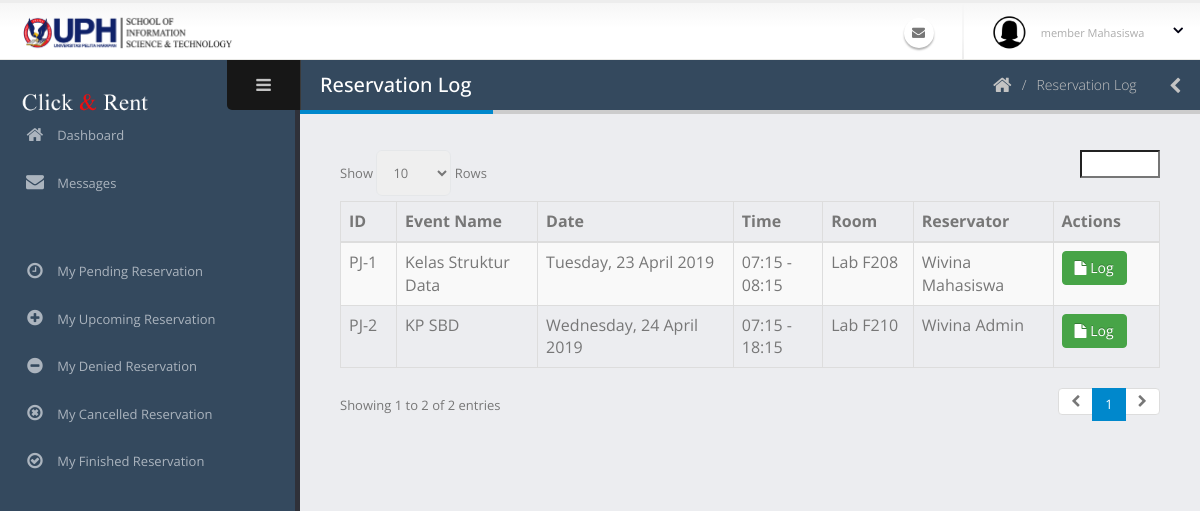
Before: /admin/logPeminjaman.php with the older database file.
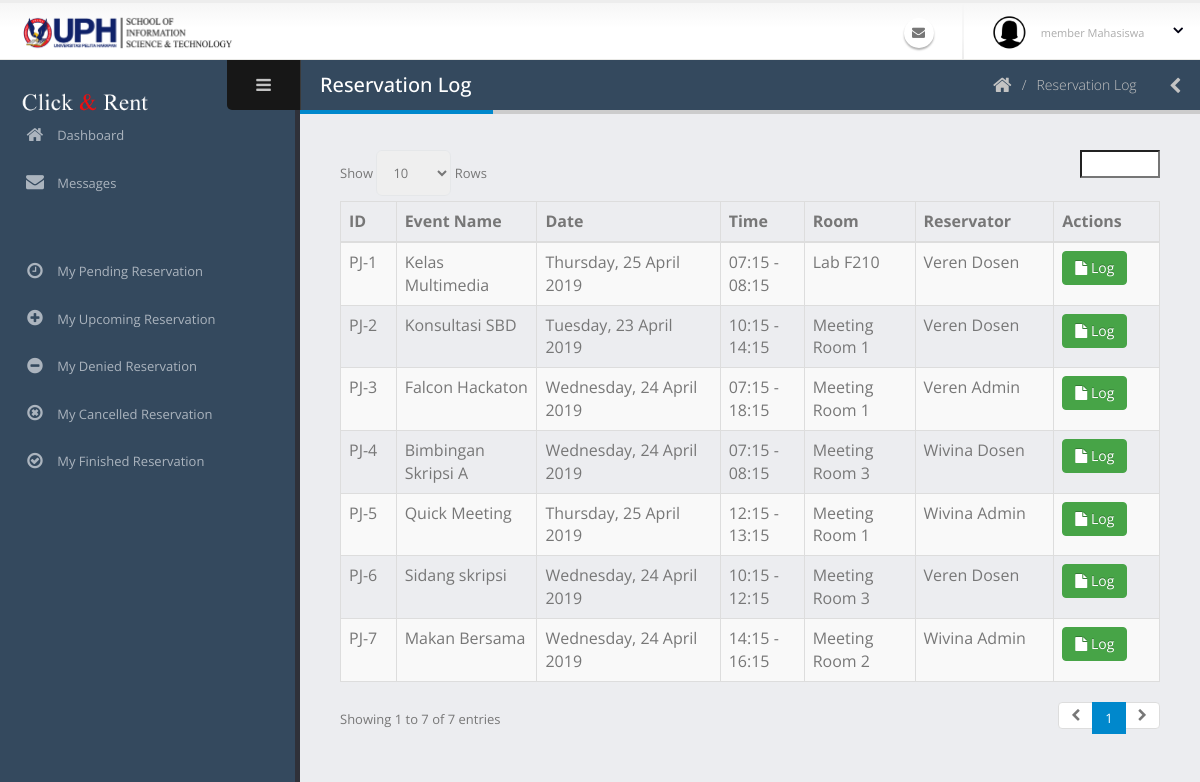
After: the same page with the newer database file.
### tables this page shows
CREATE TABLE `peminjaman` (
  `id_peminjaman` varchar(40) NOT NULL COMMENT 'PJ-0',
  `tanggal_peminjaman` date NOT NULL,
  `id_ruangan` varchar(40) NOT NULL,
  `waktu_mulai` time NOT NULL,
  `waktu_selesai` time NOT NULL,
  `id_pengguna` varchar(40) NOT NULL,
  `acara` varchar(70) NOT NULL,
  `jumlah_peserta` int(11) NOT NULL,
  `id_kategoriAcara` int(11) NOT NULL,
  `deskripsi_acara` text NOT NULL,
  `status_peminjaman` int(11) NOT NULL COMMENT '0:TUNGGU APPROVE, 1:APPROVED, 3:SELESAI, 4:TIDAK APPROVE 5:DIBATALKAN 6:TIMEOUT',
  `user_add` varchar(40) NOT NULL,
  `waktu_add` datetime NOT NULL,
  `user_edit` varchar(40) NOT NULL,
  `waktu_edit` datetime NOT NULL,
  `user_delete` varchar(40) NOT NULL,
  `waktu_delete` datetime NOT NULL,
  `status_delete` int(11) NOT NULL
);

CREATE TABLE `ruangan` (
  `id_ruangan` varchar(40) NOT NULL COMMENT 'R-0',
  `nama_ruangan` varchar(60) NOT NULL,
  `jenis_ruangan` int(11) NOT NULL COMMENT '1:LABORATORY, 2: MEETING ROOM',
  `gedung_lantai` varchar(20) NOT NULL,
  `kapasitas` int(11) NOT NULL,
  `deskripsi` text NOT NULL,
  `user_add` varchar(40) NOT NULL,
  `waktu_add` datetime NOT NULL,
  `user_edit` varchar(40) NOT NULL,
  `waktu_edit` datetime NOT NULL,
  `user_delete` varchar(40) NOT NULL,
  `waktu_delete` datetime NOT NULL,
  `status_delete` int(11) NOT NULL
);

CREATE TABLE `pengguna` (
  `id_pengguna` varchar(40) NOT NULL COMMENT 'USER-0',
  `email` varchar(50) NOT NULL,
  `kata_sandi` text NOT NULL,
  `nama_lengkap` varchar(60) NOT NULL,
  `jenis_kelamin` char(1) NOT NULL,
  `tanggal_lahir` date NOT NULL,
  `alamat` text NOT NULL,
  `no_hp` varchar(20) NOT NULL,
  `tanggal_masuk` date NOT NULL,
  `status_pengguna` int(11) NOT NULL COMMENT '1: SUPER ADMIN, 2: ADMIN, 3: MEMBER DOSEN, 4:MEMBER MAHASISWA',
  `status_daftar` int(11) NOT NULL COMMENT '0 =TIDAK AKTIF, 1=MENUNGGU APPROVE, 2=AKTIF, 3=DITOLAK',
  `user_add` varchar(40) NOT NULL,
  `waktu_add` datetime NOT NULL,
  `user_edit` varchar(40) NOT NULL,
  `waktu_edit` datetime NOT NULL,
  `user_delete` varchar(40) NOT NULL,
  `waktu_delete` datetime NOT NULL,
  `status_delete` int(11) NOT NULL
);

### admin/logPeminjaman.php (the view, shortened to what this page needs)
<?php include('../koneksi.php'); ?>
<?php include('req/head.php');?>
<?php include('req/header.php');?>
<?php include('req/leftbar.php');?>
	<section role="main" class="content-body">
		<header class="page-header">
			<h2>Reservation Log</h2>
			<div class="right-wrapper pull-right">
				<ol class="breadcrumbs">
					<li>
						<a href="index.php">
							<i class="fa fa-home"></i>
						</a>
					</li>
                    <li><span>Reservation Log</span></li>
				</ol>
				<a class="sidebar-right-toggle" data-open="sidebar-right"><i class="fa fa-chevron-left"></i></a>
			</div>
		</header>
        <div class="table-responsive">
            <table class="table table-bordered table-striped mb-none" id="datatable-default">
                <thead>
                    <tr>
                        <th>ID</th>
                        <th>Event Name</th>
                        <th>Date</th>
                        <th>Time</th>
                        <th>Room</th>
                        <th>Reservator</th>
                        <th>Actions</th>
                    </tr>
                </thead>
                <tbody>
                <?php
                        $query = mysqli_query($koneksi, "SELECT * FROM peminjaman join ruangan join pengguna on ruangan.id_ruangan = peminjaman.id_ruangan AND pengguna.id_pengguna=peminjaman.id_pengguna ORDER BY peminjaman.waktu_edit DESC");
if(mysqli_num_rows($query)==0){
    ?>
    <td colspan="7" style="text-align:center"><br><b>No Data</b></td>
<?php
}else{
                        while($data=mysqli_fetch_array($query)){
                            $time = $data['tanggal_peminjaman'];
                            $times = date("l, d F Y",strtotime($time));
                            $mulai = date("H:i",strtotime($data['waktu_mulai']));
                            $selesai = date("H:i",strtotime($data['waktu_selesai']));
                        ?>
                    <tr>
                        <td><?php echo $data['id_peminjaman'] ?></td>
                        <td><?php echo $data['acara'] ?></td>
                        <td><?php echo $times ?></td>
                        <td><?php echo $mulai . " - " . $selesai ?></td>
                        <td><?php echo $data['nama_ruangan'] ?></td>
                        <td><?php echo $data['nama_lengkap'] ?></td>
                        <td>
                           <a href="lihatLog.php?id=<?php echo $data['id_peminjaman'] ?>" class="btn btn-success"><i class='fa fa-file'></i> Log</a>
                        </td>
                    </tr>
                    <?php }} ?>
                </tbody>
            </table>
        </div>
<?php include('req/endtitle.php');?>
<?php include('req/script.php');?>

Changed rows visible on the page:
changed peminjaman "PJ-1": acara "Kelas Struktur Data" → "Kelas Multimedia"; tanggal_peminjaman "Tuesday, 23 April 2019" → "Thursday, 25 April 2019"; id_ruangan.nama_ruangan "Lab F208" → "Lab F210"; id_pengguna.nama_lengkap "Wivina Mahasiswa" → "Veren Dosen"
changed peminjaman "PJ-2": acara "KP SBD" → "Konsultasi SBD"; tanggal_peminjaman "Wednesday, 24 April 2019" → "Tuesday, 23 April 2019"; waktu_mulai "07:15" → "10:15"; waktu_selesai "18:15" → "14:15"; id_ruangan.nama_ruangan "Lab F210" → "Meeting Room 1"; id_pengguna.nama_lengkap "Wivina Admin" → "Veren Dosen"
added peminjaman: id_peminjaman "PJ-3", acara "Falcon Hackaton", tanggal_peminjaman "Wednesday, 24 April 2019", waktu_mulai "07:15", waktu_selesai "18:15", id_ruangan.nama_ruangan "Meeting Room 1", id_pengguna.nama_lengkap "Veren Admin"
added peminjaman: id_peminjaman "PJ-4", acara "Bimbingan Skripsi A", tanggal_peminjaman "Wednesday, 24 April 2019", waktu_mulai "07:15", waktu_selesai "08:15", id_ruangan.nama_ruangan "Meeting Room 3", id_pengguna.nama_lengkap "Wivina Dosen"
added peminjaman: id_peminjaman "PJ-5", acara "Quick Meeting", tanggal_peminjaman "Thursday, 25 April 2019", waktu_mulai "12:15", waktu_selesai "13:15", id_ruangan.nama_ruangan "Meeting Room 1", id_pengguna.nama_lengkap "Wivina Admin"
added peminjaman: id_peminjaman "PJ-6", acara "Sidang skripsi", tanggal_peminjaman "Wednesday, 24 April 2019", waktu_mulai "10:15", waktu_selesai "12:15", id_ruangan.nama_ruangan "Meeting Room 3", id_pengguna.nama_lengkap "Veren Dosen"
added peminjaman: id_peminjaman "PJ-7", acara "Makan Bersama", tanggal_peminjaman "Wednesday, 24 April 2019", waktu_mulai "14:15", waktu_selesai "16:15", id_ruangan.nama_ruangan "Meeting Room 2", id_pengguna.nama_lengkap "Wivina Admin"
Other visible differences:
text written by a page script: "Show Rows Showing 1 to 2 of 2 entries 1" → "Show Rows Showing 1 to 7 of 7 entries 1"
